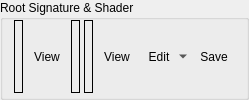
        <widget class="QGroupBox" name="hsShaderGroup">
         <property name="sizePolicy">
          <sizepolicy hsizetype="Preferred" vsizetype="Minimum">
           <horstretch>0</horstretch>
           <verstretch>0</verstretch>
          </sizepolicy>
         </property>
         <property name="title">
          <string>Root Signature &amp;&amp; Shader</string>
         </property>
         <layout class="QHBoxLayout" name="horizontalLayout_7">
          <property name="spacing">
           <number>4</number>
          </property>
          <property name="topMargin">
           <number>0</number>
          </property>
          <property name="bottomMargin">
           <number>4</number>
          </property>
          <item>
           <widget class="RDLabel" name="hsRootSig">
            <property name="frameShape">
             <enum>QFrame::Box</enum>
            </property>
           </widget>
          </item>
          <item>
           <widget class="QToolButton" name="hsRootSigButton">
            <property name="cursor">
             <cursorShape>PointingHandCursor</cursorShape>
            </property>
            <property name="toolTip">
             <string>Open Root Signature View</string>
            </property>
            <property name="text">
             <string>View</string>
            </property>
            <property name="icon">
             <iconset resource="../../Resources/resources.qrc">
              <normaloff>:/action.png</normaloff>:/action.png</iconset>
            </property>
            <property name="toolButtonStyle">
             <enum>Qt::ToolButtonTextBesideIcon</enum>
            </property>
            <property name="autoRaise">
             <bool>true</bool>
            </property>
           </widget>
          </item>
          <item>
           <widget class="RDLabel" name="hsPipeline">
            <property name="sizePolicy">
             <sizepolicy hsizetype="Minimum" vsizetype="MinimumExpanding">
              <horstretch>0</horstretch>
              <verstretch>0</verstretch>
             </sizepolicy>
            </property>
            <property name="frameShape">
             <enum>QFrame::Box</enum>
            </property>
           </widget>
          </item>
          <item>
           <widget class="RDLabel" name="hsShader">
            <property name="sizePolicy">
             <sizepolicy hsizetype="Minimum" vsizetype="MinimumExpanding">
              <horstretch>0</horstretch>
              <verstretch>0</verstretch>
             </sizepolicy>
            </property>
            <property name="frameShape">
             <enum>QFrame::Box</enum>
            </property>
           </widget>
          </item>
          <item>
           <widget class="QToolButton" name="hsShaderViewButton">
            <property name="cursor">
             <cursorShape>PointingHandCursor</cursorShape>
            </property>
            <property name="toolTip">
             <string>Open Shader Source</string>
            </property>
            <property name="text">
             <string>View</string>
            </property>
            <property name="icon">
             <iconset resource="../../Resources/resources.qrc">
              <normaloff>:/action.png</normaloff>:/action.png</iconset>
            </property>
            <property name="toolButtonStyle">
             <enum>Qt::ToolButtonTextBesideIcon</enum>
            </property>
            <property name="autoRaise">
             <bool>true</bool>
            </property>
           </widget>
          </item>
          <item>
           <widget class="QToolButton" name="hsShaderEditButton">
            <property name="toolTip">
             <string>Edit Shader</string>
            </property>
            <property name="text">
             <string>Edit</string>
            </property>
            <property name="icon">
             <iconset resource="../../Resources/resources.qrc">
              <normaloff>:/page_white_edit.png</normaloff>:/page_white_edit.png</iconset>
            </property>
            <property name="popupMode">
             <enum>QToolButton::MenuButtonPopup</enum>
            </property>
            <property name="toolButtonStyle">
             <enum>Qt::ToolButtonTextBesideIcon</enum>
            </property>
            <property name="autoRaise">
             <bool>true</bool>
            </property>
           </widget>
          </item>
          <item>
           <widget class="QToolButton" name="hsShaderSaveButton">
            <property name="toolTip">
             <string>Save Shader DXBC</string>
            </property>
            <property name="text">
             <string>Save</string>
            </property>
            <property name="icon">
             <iconset resource="../../Resources/resources.qrc">
              <normaloff>:/save.png</normaloff>:/save.png</iconset>
            </property>
            <property name="toolButtonStyle">
             <enum>Qt::ToolButtonTextBesideIcon</enum>
            </property>
            <property name="autoRaise">
             <bool>true</bool>
            </property>
           </widget>
          </item>
          <item>
           <spacer name="hsShaderSpacer">
            <property name="orientation">
             <enum>Qt::Horizontal</enum>
            </property>
            <property name="sizeHint" stdset="0">
             <size>
              <width>0</width>
              <height>0</height>
             </size>
            </property>
           </spacer>
          </item>
         </layout>
        </widget>
